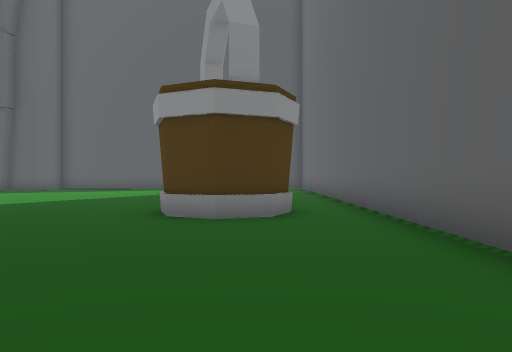
View 1 (above)

24 first-person views from a walk through a 3-D level made in the Unity game engine. The camera is 1.3 m above the floor, looks level and sees 70° across. The floor is counted in squares, 2 m on a side. Each view is taken from the middle of a square. On the plan, view 1 faces up. The plan holds only what a view shows up to about 11 squares ahead; the rest is blank. The place goes on beyond the plan.

View 2
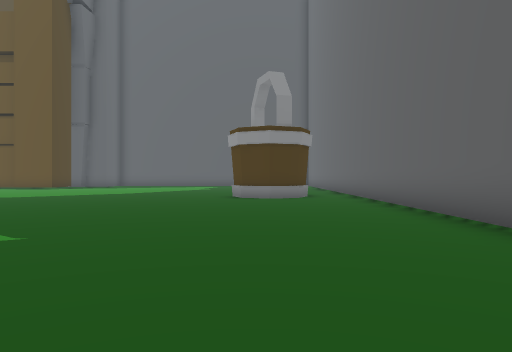

View 3
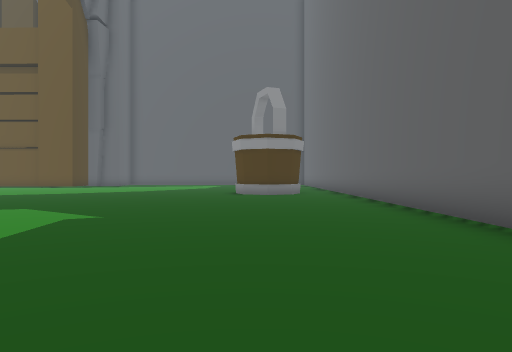

View 4
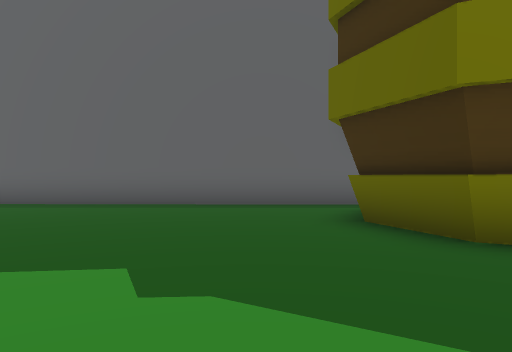

View 5
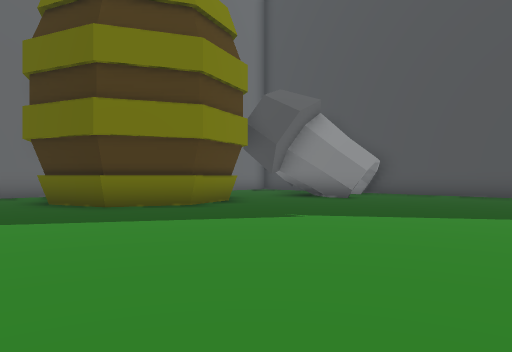

View 6
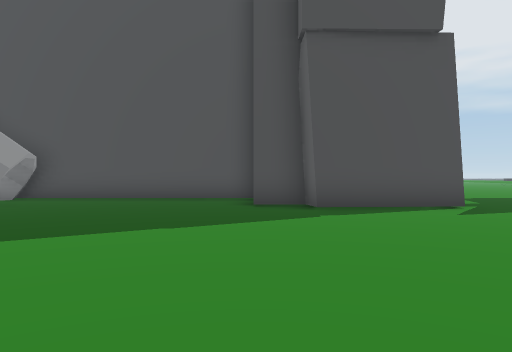

View 7
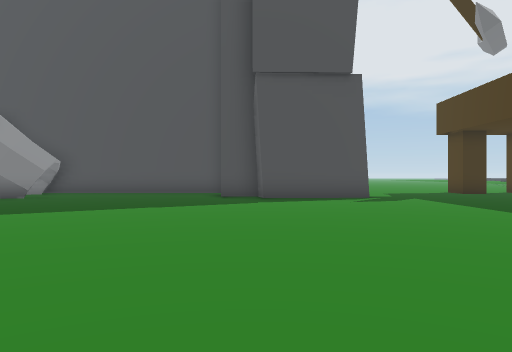

View 8
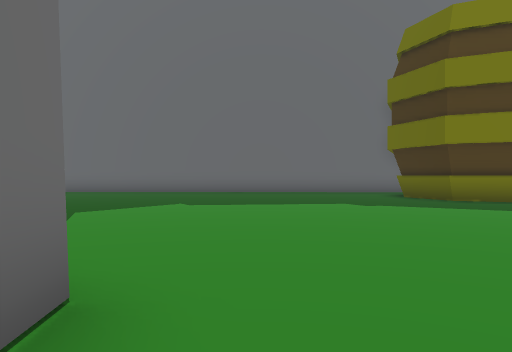

View 9
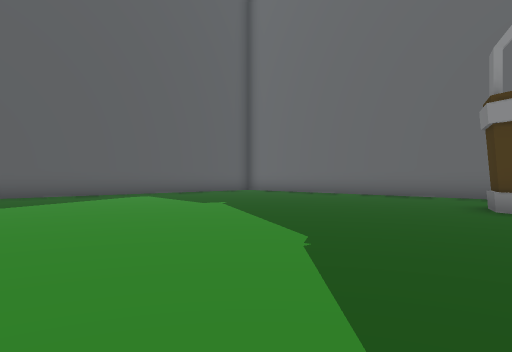

View 10
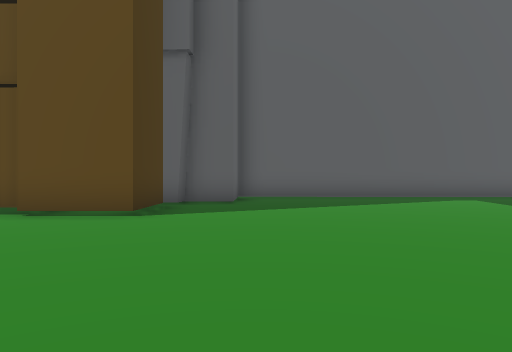

View 11
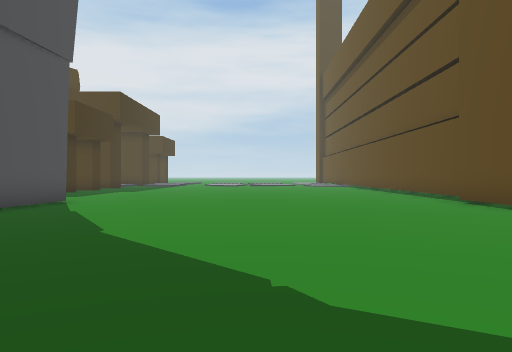

View 12
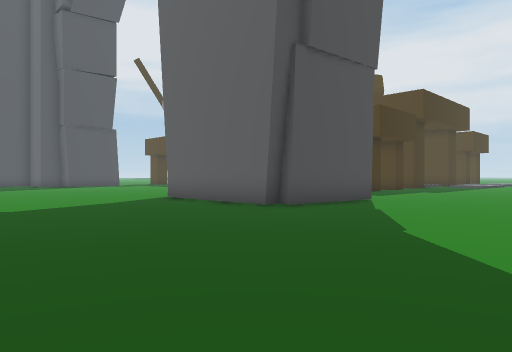

View 13
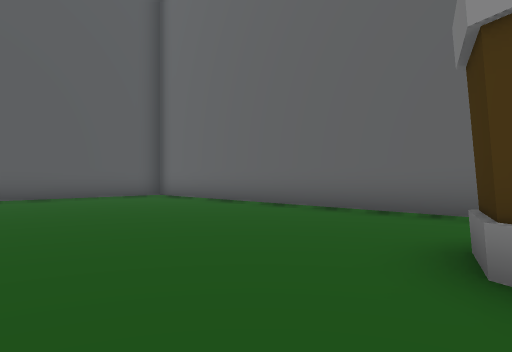

View 14
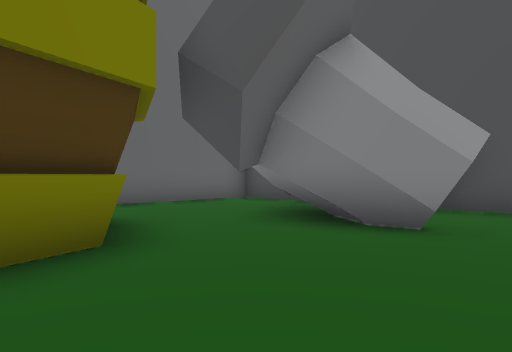

View 15
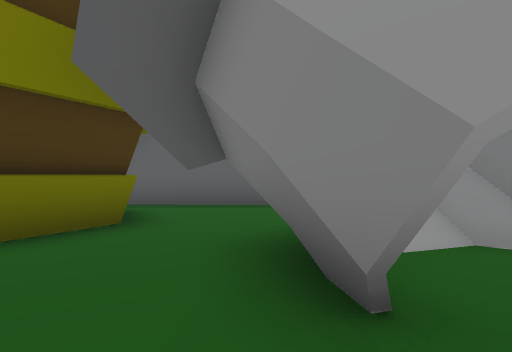

View 16
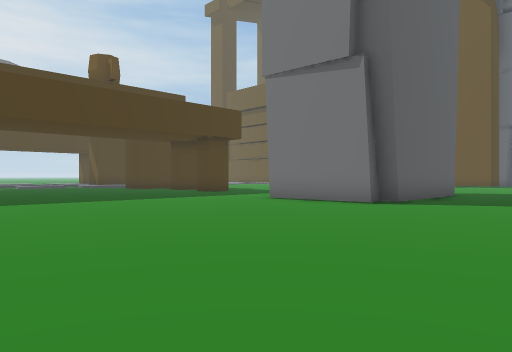

View 17
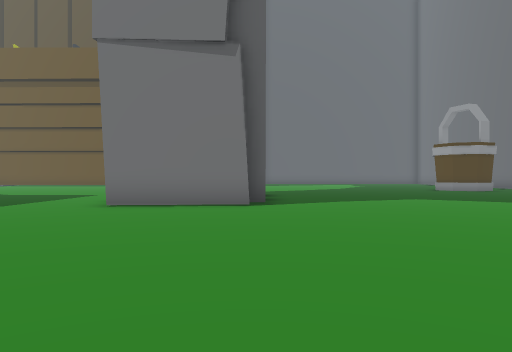

View 18
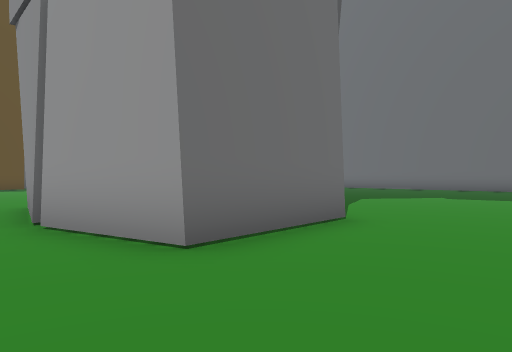

View 19
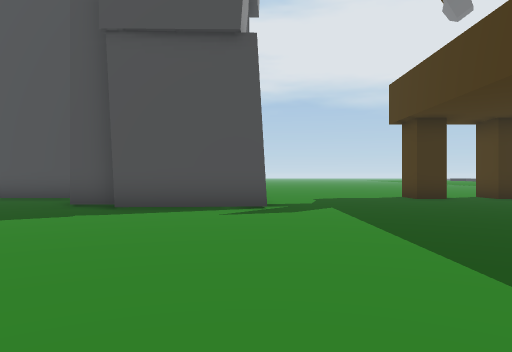

View 20
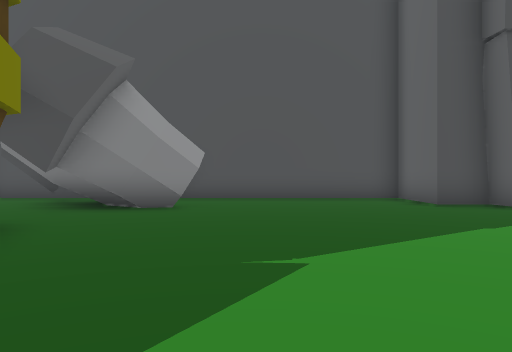

View 21
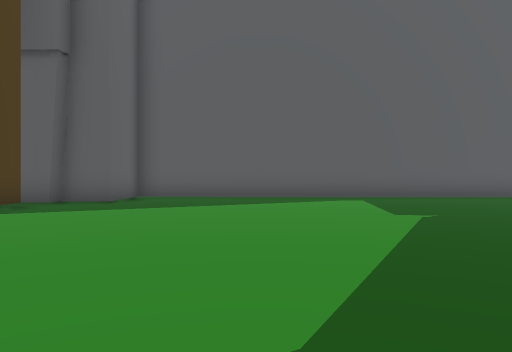

View 22
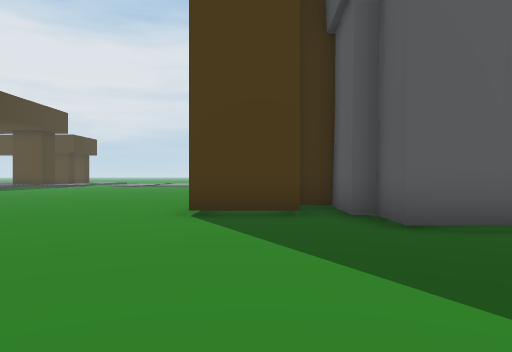

View 23
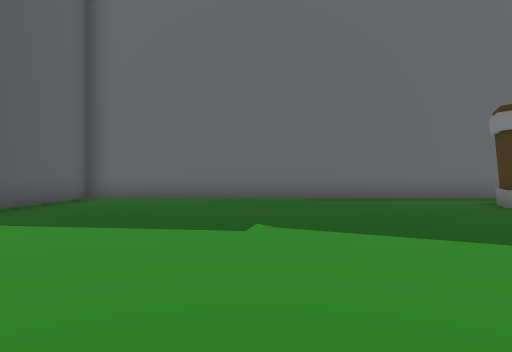

View 24
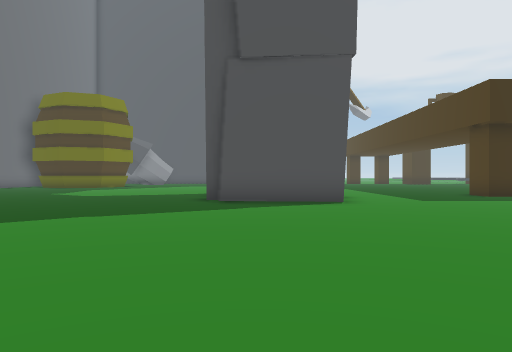

### Floor plan
Points are (right, up) in squares from view 1. A wall is a line through its corners. A room is listed if a view was taken in it or the views show most of it. See-through windows are left out.
Room 1 (views 1, 2, 3, 4, 5, 6, 7, 8, 9, 10, 11, 12, 13, 14, 15, 16, 17, 18, 19, 20, 21, 22, 23, 24)
walls: (-13.2, 2.7) (-13.1, 3.3) (-10.1, 3) (-10.2, 2.6) (-9.7, 2.6) (-9.8, -1.4) (-10.3, -1.4) (-10.2, -2) (-13.2, -2.3) (-13.2, -1.6); (-13.1, -2.3) (-13.7, 0.3) (-13.1, 3.3); (1.9, -8.3) (2.3, 17.7) (-9.5, 17.9) (-9.6, 15.9) (-10.7, 15.9) (-10.8, 15.5) (-12.4, 15.6) (-12.5, 14.8); (-2.6, -11.5) (-3.3, -9.7) (-2.5, -8.1) (-0.7, -7.4); (-13, 13.1) (-15, 13.2); (-11, 14.8) (-11, 12.9) (-13, 12.9); (-3.7, -14.1) (-2.4, -13.8); (-4.6, -14.4) (-3.2, -14.2); (-4.8, -14.7) (-3.7, -14); (-14.3, -14.4) (-11.2, -14.2) (-11.1, -15) (-10, -15) (-10, -17.2) (-4.4, -17.3)
ways out: opening at (-4, -16) to room 2; opening at (-2, -13); gap at (1, -8)
objects: other object (-1, 6) to (0, 8)
Room 2 (no view inside)
walls: (-2.5, -16.6) (-2, -16.3); (-4, -16.9) (-3.2, -16.9); (-3.6, -17.1) (-3.1, -16.8); (-4.4, -17.3) (-3.2, -17.3)
low walls: (-2.6, -16.5) (-2.2, -16)
ways out: opening at (-4, -16) to room 1; opening at (-2, -14)

Where each view was taken, in squares from view 1:
view 1: 0 up, 0 right, facing up
view 2: 5 down, 1 left, facing up
view 3: 7 down, 1 left, facing up
view 4: 6 down, 6 left, facing right
view 5: 5 down, 10 left, facing down-right
view 6: 7 down, 10 left, facing down
view 7: 4 down, 11 left, facing down
view 8: 3 down, 12 left, facing right
view 9: 6 up, 9 left, facing up-right
view 10: 7 up, 9 left, facing up
view 11: 8 up, 4 left, facing left
view 12: 8 up, 4 left, facing down-left
view 13: 7 up, 4 left, facing up-right
view 14: 10 down, 6 left, facing down-right
view 15: 14 down, 6 left, facing right
view 16: 10 down, 6 left, facing up-left
view 17: 10 down, 10 left, facing up
view 18: 5 down, 15 left, facing up-right
view 19: 7 down, 14 left, facing down
view 20: 7 down, 6 left, facing down
view 21: 7 up, 6 left, facing up
view 22: 14 up, 5 left, facing left
view 23: 13 up, 8 left, facing right
view 24: 12 up, 11 left, facing down
